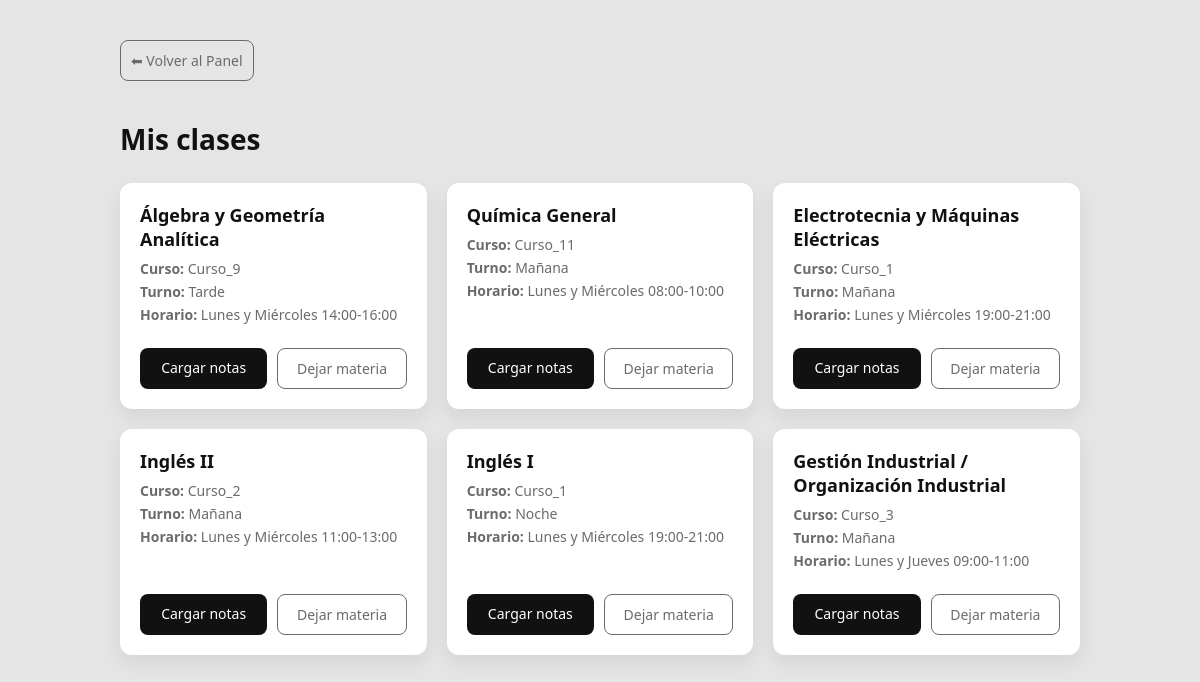
Before: /profesores/mis-clases/ (signed in) with the older database file.
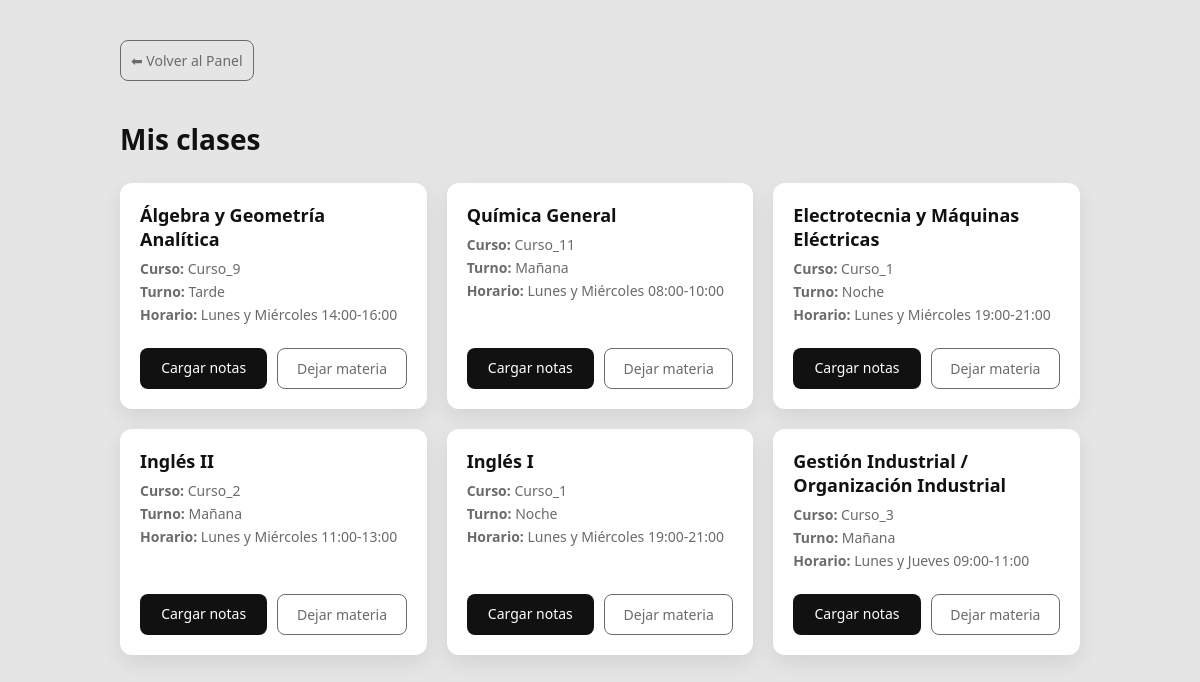
After: the same page with the newer database file.
### UTN/models.py (models this page shows, shortened)
class ProfesorMateriaCurso(models.Model):
    id_profesor_mc = models.AutoField(primary_key=True)
    profesor = models.ForeignKey(
        Profesor,
        on_delete=models.CASCADE,
        related_name='materias_asignadas'
    )
    materia_curso = models.ForeignKey(
        MateriaCurso,
        on_delete=models.CASCADE,
        related_name='profesores'
    )
    class Meta:
        unique_together = ('profesor', 'materia_curso')

class MateriaCurso(models.Model):
    id_materia_curso = models.AutoField(primary_key=True)
    curso = models.ForeignKey(Curso, on_delete=models.CASCADE, related_name='materias')
    materia = models.ForeignKey(Materia, on_delete=models.CASCADE, related_name='cursos_ofrecidos')
    Opciones_Turno = [
        ('manana', 'Mañana'),
        ('tarde', 'Tarde'),
        ('noche', 'Noche'),
    ]
    turno_cursado = models.CharField(max_length=10, choices=Opciones_Turno)
    horario = models.CharField(max_length=50)
    modulo = models.CharField(max_length=50)
    grupo = models.CharField(max_length=50, null=True, blank=True)

class Materia(models.Model):
    nombre = models.CharField(max_length=100, default="")
    sigla = models.CharField(max_length=10, primary_key=True)
    ciclo_lectivo = models.PositiveIntegerField()
    correlativas_requeridas = models.ManyToManyField('self', blank=True, symmetrical=False, related_name='materias_que_la_requieren', verbose_name='Materias Correlativas Requeridas')
    def get_carreras_admin(self):
        """
        Genera una cadena de texto HTML para mostrar en el Admin con las carreras y sus IDs.
        """
        carreras = self.carreramateria_set.select_related('carrera').all()
        info_carreras = []
        for cm in carreras:
            info_carreras.append(f"{cm.carrera.nombre} (ID: **{cm.carrera.id_carrera}**)")
        return mark_safe("<br>".join(info_carreras))
    get_carreras_admin.short_description = 'Carreras Asociadas'

class Curso(models.Model):
    id_curso = models.AutoField(primary_key=True)
    nombre = models.CharField(max_length=50)
    nivel = models.CharField(max_length=20)
    numero = models.PositiveIntegerField()

### UTN/views.py (the view)
# urls.py: path("profesores/mis-clases/", mis_clases, name="mis_clases"),
@login_required
def mis_clases(request):
    profesor = request.user.profesor
    asignaciones = ProfesorMateriaCurso.objects.filter(
        profesor=profesor
    ).select_related("materia_curso", "materia_curso__materia", "materia_curso__curso")
    return render(request, "profesores/mis_clases.html", {
        "asignaciones": asignaciones
    })

### UTN/templates/profesores/mis_clases.html (shortened to what this page needs)
<!DOCTYPE html>
<html lang="es">
<head>
</head>
<body>
<div class="container">
    <a
    href="{% url 'dashboard' request.user.profesor.pk %}"
    class="btn btn-salir"
    style="margin-bottom:20px; display:inline-block;"
    >
        ⬅ Volver al Panel
    </a>
    <h1>Mis clases</h1>
    {% if asignaciones %}
        <div class="grid">
            {% for asignacion in asignaciones %}
                <div class="card">
                    <div>
                        <h2>{{ asignacion.materia_curso.materia.nombre }}</h2>
                        <p><strong>Curso:</strong> {{ asignacion.materia_curso.curso.nombre }}</p>
                        <p><strong>Turno:</strong> {{ asignacion.materia_curso.get_turno_cursado_display }}</p>
                        <p><strong>Horario:</strong> {{ asignacion.materia_curso.horario }}</p>
                    </div>
                    <div class="acciones">
                        <a
                            href="{% url 'cargar_nota' asignacion.materia_curso.id_materia_curso %}"
                            class="btn btn-notas"
                        >
                            Cargar notas
                        </a>
                        <a
                            href="{% url 'desasignar_materia' asignacion.materia_curso.id_materia_curso %}"
                            class="btn btn-salir"
                            onclick="return confirm('¿Seguro que querés dejar de dar esta materia?');"
                        >
                            Dejar materia
                        </a>
                    </div>
                </div>
            {% endfor %}
        </div>
    {% else %}
        <div class="empty">
            <h2>No tenés materias asignadas</h2>
            <p>Asignate una materia para comenzar.</p>
        </div>
    {% endif %}
</div>
</body>
</html>

Changed rows visible on the page:
changed through a linked row, ProfesorMateriaCurso "Electrotecnia y Máquinas Eléctricas": materia_curso.turno_cursado "Mañana" → "Noche"
